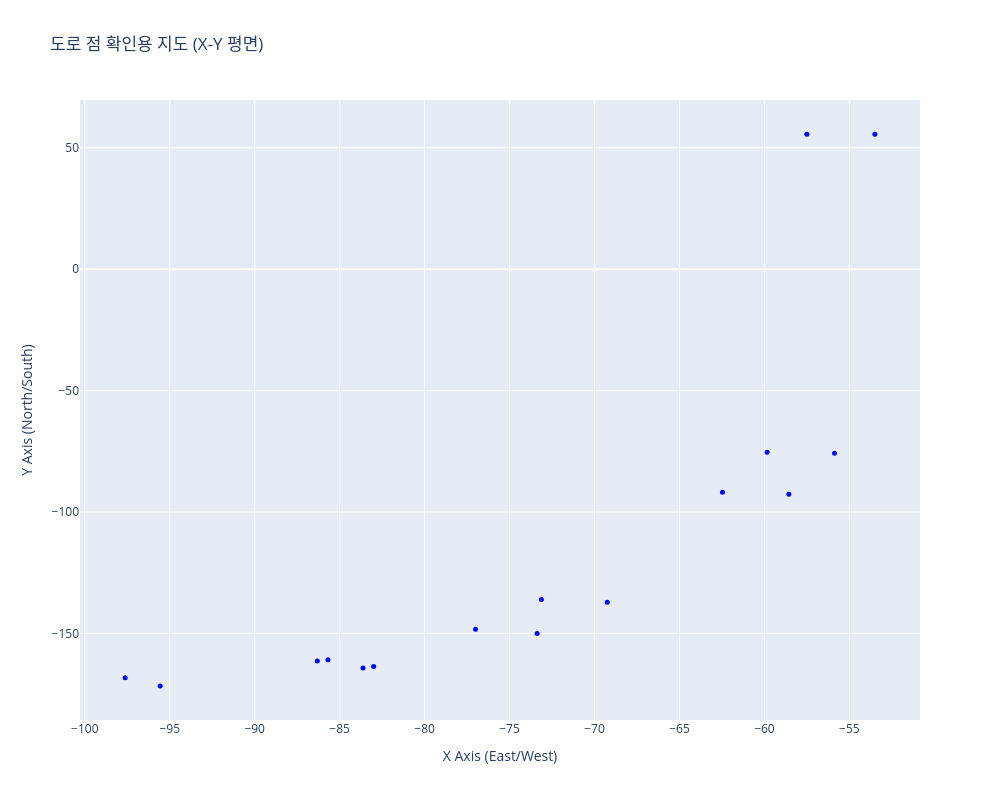

Notebook cell for this chart:
### Markdown cell above
3. 도로 정점 추출

### Code cell
# -------------------------
# CAR (elm__11)
# -------------------------
road_positions_car = js.get_road_positions_from_object(
    scene, road_object_id1, dtype=np.float16, round_decimals=3
)

if len(road_positions_car) == 0:
    raise ValueError(f"❌ {road_object_id1}에서 추출된 좌표가 없습니다.")
else:
    print("CAR object id:", road_object_id1)
    print("CAR dtype:", road_positions_car.dtype)
    print("CAR first:", road_positions_car[0])
    js.plot_vertices_index(road_positions_car, width=1000, height=800, marker_size=5)

path_indices_car = [1, 14, 0, 12, 10, 8, 5, 4]

### Figure 1 — Plotly figure (JSON) as saved in the notebook; plotly's stock layout.template omitted (floating-point values rounded to 4 significant figures)
{"data": [{"hovertemplate": "<b>Index: %{text}</b><br>X: %{x:.2f}<br>Y: %{y:.2f}<extra></extra>", "marker": {"color": "blue", "size": 5}, "mode": "markers", "text": ["0", "1", "2", "3", "4", "5", "6", "7", "8", "9", "10", "11", "12", "13", "14", "15"], "type": "scatter", "x": [-85.69, -97.62, -95.56, -83.62, -57.5, -59.84, -55.88, -53.5, -62.47, -58.56, -73.12, -69.25, -77.0, -73.38, -86.31, -83.0], "y": [-160.9, -168.2, -171.6, -164.2, 55.69, -75.38, -75.75, 55.62, -91.88, -92.69, -136.0, -137.1, -148.2, -150.0, -161.4, -163.6]}], "layout": {"height": 800, "hovermode": "closest", "title": {"text": "도로 점 확인용 지도 (X-Y 평면)"}, "width": 1000, "xaxis": {"title": {"text": "X Axis (East/West)"}}, "yaxis": {"title": {"text": "Y Axis (North/South)"}}}}
